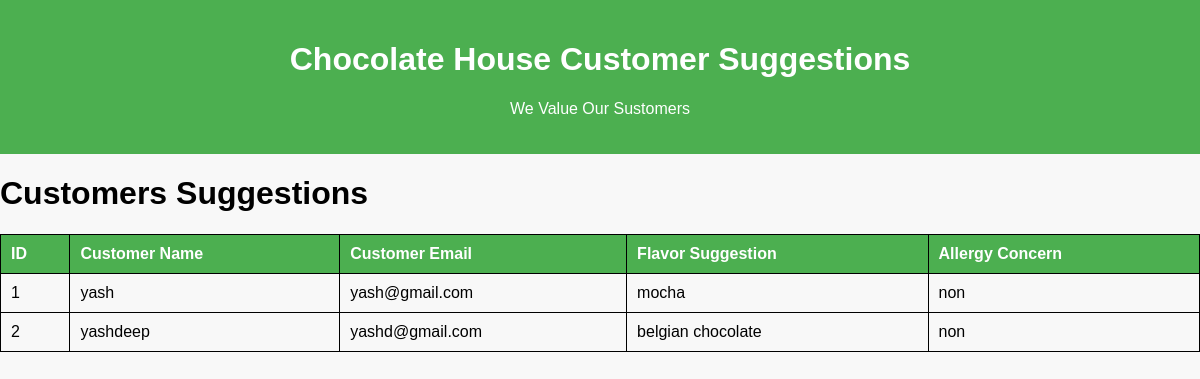
Before: /suggestions/ with the older database file.
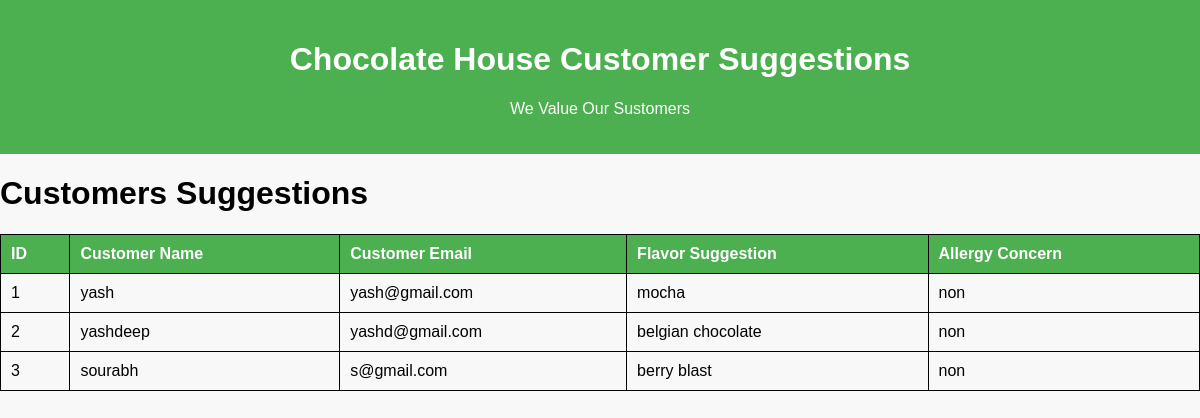
After: the same page with the newer database file.
### app/models.py (models this page shows)
class Customer_Suggestions(models.Model):
    customer_name = models.CharField(max_length=50)
    customer_email = models.EmailField()
    flavor_suggestion = models.CharField(max_length=50)
    allergy_concern = models.CharField(max_length=200)

### app/views.py (the view)
# urls.py: path('suggestions/', customers_suggestions, name='suggestions'),
def customers_suggestions(request):
    customers = Customer_Suggestions.objects.all()
    return render(request, 'app/customers.html', {'customers': customers})

### app/Templates/app/customers.html (shortened to what this page needs)
{% load static%}
<!DOCTYPE html>
<html lang="en">
  <head>
    <link rel="stylesheet" href="{% static 'CSS/inventory.css' %}" />
  </head>
  <body>
    <header>
      <h1>Chocolate House Customer Suggestions</h1>
      <p>We Value Our Sustomers</p>
    </header>
    <h1>Customers Suggestions</h1>
    <table>
      <tr>
        <th>ID</th>
        <th>Customer Name</th>
        <th>Customer Email</th>
        <th>Flavor Suggestion</th>
        <th>Allergy Concern</th>
      </tr>
      {% for customer in customers %}
      <tr>
        <td>{{ customer.id }}</td>
        <td>{{ customer.customer_name }}</td>
        <td>{{ customer.customer_email }}</td>
        <td>{{ customer.flavor_suggestion }}</td>
        <td>{{ customer.allergy_concern }}</td>
      </tr>
      {% endfor %}
    </table>
  </body>
</html>

### static/CSS/inventory.css (style rules this page uses)
body { font-family: Arial, sans-serif; background-color: #f8f8f8; margin: 0; padding: 0; }
header { background-color: #4caf50; color: white; padding: 20px; text-align: center; }
table { width: 100%; border-collapse: collapse; }
th, td { border: 1px solid black; padding: 10px; text-align: left; }
th { background-color: #4caf50; color: white; }

Changed rows visible on the page:
added Customer_Suggestions: id "3", customer_name "sourabh", customer_email "s@gmail.com", flavor_suggestion "berry blast", allergy_concern "non"
